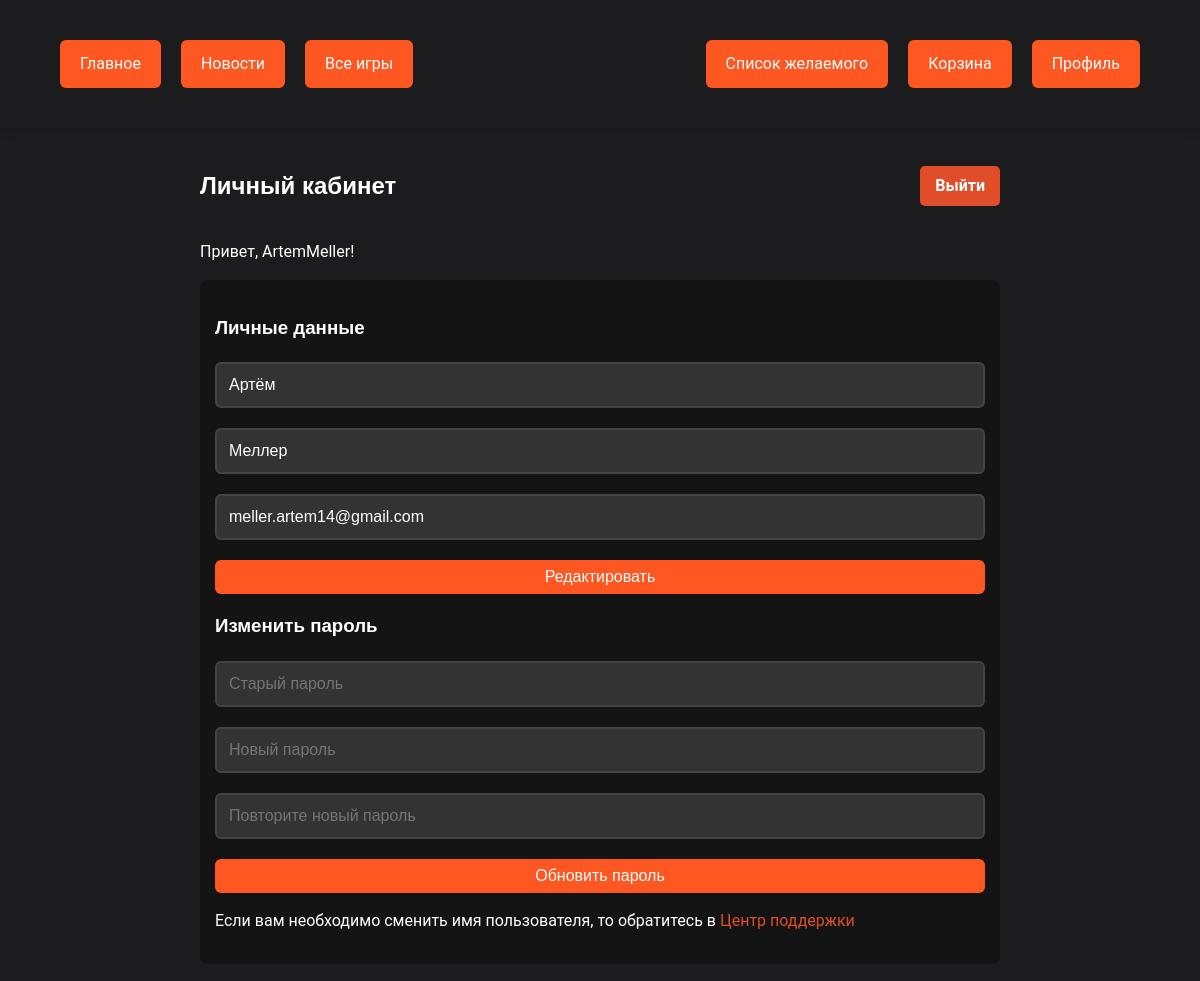
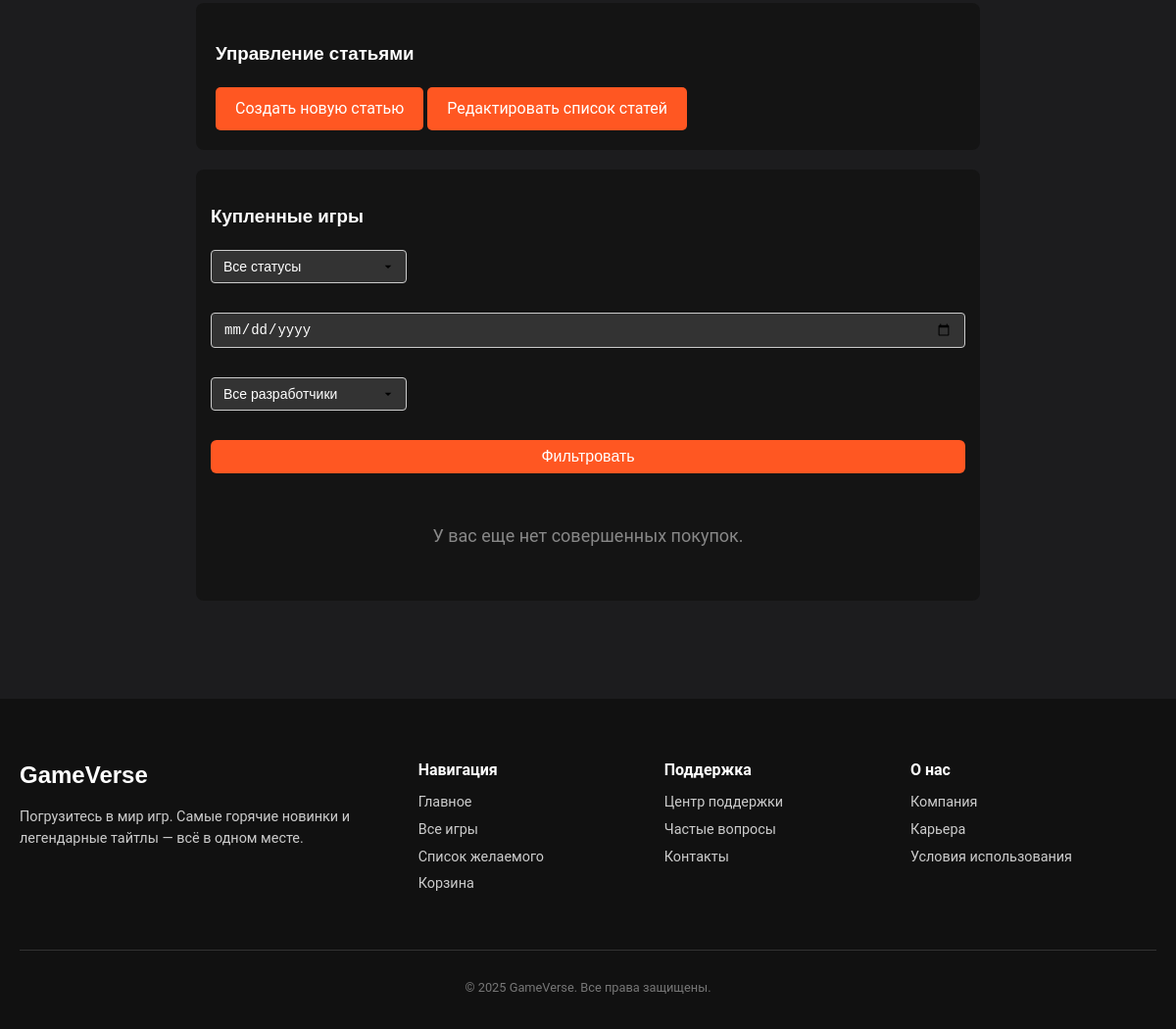
The app's page /profile.php (signed in) with its own data (2 pictures, top to bottom).
### tables this page shows
CREATE TABLE `users` (
  `user_id` int NOT NULL,
  `last_name` varchar(100) DEFAULT NULL,
  `first_name` varchar(100) DEFAULT NULL,
  `email` varchar(255) DEFAULT NULL,
  `user_name` varchar(100) DEFAULT NULL,
  `password` varchar(255) NOT NULL,
  `role_id` int DEFAULT NULL
);

### profile.php (the view, shortened to what this page needs)
<?php
require_once 'db.php';
$user_id = $_SESSION['user_id'];
$user_query = "SELECT first_name, last_name, email, user_name, role_id FROM users WHERE user_id = $user_id";
$user_result = mysqli_query($conn, $user_query);
$user = mysqli_fetch_assoc($user_result);
$date_filter = $_GET['date'] ?? '';
require_once 'header.php';
?>
<div class="profile-container">
    <div class="profile-header">
		<h2>Личный кабинет</h2>
		<a href="logout.php" class="logout-button">Выйти</a>
	</div>
	<p>Привет, <?= htmlspecialchars($user['user_name']) ?>!</p>
    <div class="profile-section">
        <h3>Личные данные</h3>
        <form id="profile-form">
            <input type="text" name="first_name" value="<?= htmlspecialchars($user['first_name']) ?>" disabled>
            <input type="text" name="last_name" value="<?= htmlspecialchars($user['last_name']) ?>" disabled>
            <input type="email" name="email" value="<?= htmlspecialchars($user['email']) ?>" disabled>
            <button type="button" id="edit-profile">Редактировать</button>
        </form>
        <h3>Изменить пароль</h3>
        <form id="password-form">
            <input type="password" name="old_password" placeholder="Старый пароль">
            <input type="password" name="new_password" placeholder="Новый пароль">
            <input type="password" name="confirm_password" placeholder="Повторите новый пароль">
            <button type="submit">Обновить пароль</button>
        </form>
		<p class="support-profile">Если вам необходимо сменить имя пользователя, то обратитесь в <a href="support.php">Центр поддержки</a></p>
    </div>
    <?php if ($user['role_id'] == 2):  ?>
    <div class="editor-section">
        <h3>Управление статьями</h3>
        <a href="create_news.php" class="button">Создать новую статью</a>
        <a href="edit_articles.php" class="button">Редактировать список статей</a>
    </div>
    <?php endif; ?>
    <div class="transactions-section">
        <h3>Купленные игры</h3>
		<form id="filter-form" class="filter-form">
			<select name="status">
				<option value="">Все статусы</option>
			</select>
			<input type="date" name="date" value="<?= htmlspecialchars($date_filter) ?>">
			<select name="developer">
				<option value="">Все разработчики</option>
			</select>
			<button type="submit">Фильтровать</button>
		</form>
		<div id="transactions-container">
			<?php include 'transactions_table.php'; ?>
		</div>
    </div>
</div>
<?php require_once 'footer.php'; ?>

### styles.css (style rules this page uses)
body { font-family: 'Roboto', sans-serif; margin: 0; padding: 0; background-color: #1c1c1e; color: #fff; line-height: 1.5; }
button, .btn { background-color: #ff5722; border: none; color: #fff; padding: 12px 20px; border-radius: 6px; cursor: pointer; font-size: 16px; transition: background-color 0.3s, transform 0.3s; text-decoration: none; }
input[type="text"], input[type="email"], input[type="password"], textarea { background-color: #333; border: 2px solid #444; color: #fff; padding: 12px; border-radius: 6px; width: 100%; box-sizing: border-box; font-size: 16px; margin-bottom: 20px; transition: border-color 0.3s; }
h1, h2, h3 { font-family: 'Arial', sans-serif; font-weight: bold; margin-bottom: 20px; color: #fff; }
.filter-form { display: flex; gap: 20px; margin: 20px 0; flex-wrap: wrap; }
.filter-form input, .filter-form select { padding: 8px 12px; border-radius: 4px; border: 1px solid #ccc; font-size: 14px; transition: border-color 0.3s ease, box-shadow 0.3s ease; background-color: #333; color: #fff; }
.filter-form input { flex-grow: 1; min-width: 150px; }
.filter-form select { width: 200px; }
.filter-form select { -webkit-appearance: none; -moz-appearance: none; appearance: none; background-repeat: no-repeat; background-position: right 10px center; background-size: 16px; color: #fff; }

### profile.php (style rules this page uses)
.editor-section { margin-top: 20px; background: #141414; padding: 20px; border-radius: 8px; margin-bottom: 20px; }
.editor-section h3 { margin-bottom: 10px; color: #fff; }
.editor-section .button { display: inline-block; padding: 10px 20px; margin-top: 10px; background: #ff5722; color: #fff; text-decoration: none; border-radius: 5px; }
.profile-container { max-width: 800px; margin: auto; padding: 20px; }
.profile-section, .transactions-section { margin-bottom: 20px; padding: 15px; border-radius: 8px; background: #141414; }
input, select, button { display: block; width: 100%; margin-bottom: 10px; padding: 8px; }
.support-profile a { color: #e04e29; text-decoration: none; }
.profile-header { display: flex; justify-content: space-between; align-items: center; }
.logout-button { padding: 8px 15px; background: #e04e29; color: white; text-decoration: none; border-radius: 5px; font-weight: bold; }

### records on screen
users: user_name "ArtemMeller", first_name "Артём", last_name "Меллер", email "meller.artem14@gmail.com"
